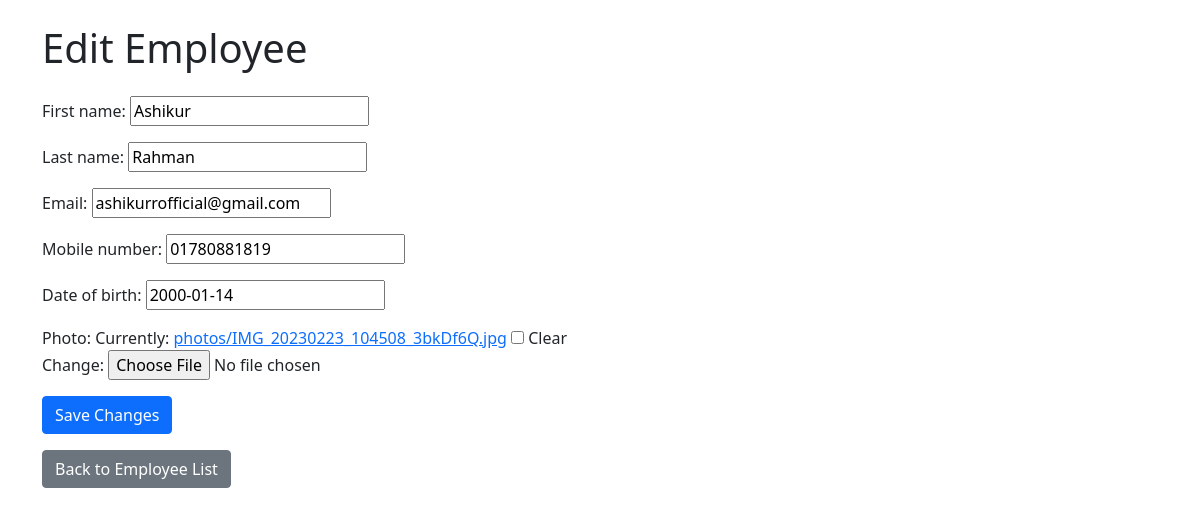
The app's page /edit_employee/14/ with its own data.
### emp_app/models.py (models this page shows, shortened)
class Employee(models.Model):
    first_name = models.CharField(max_length=100)
    last_name = models.CharField(max_length=100)
    email = models.EmailField(max_length=100, unique=True)
    mobile_number = models.CharField(max_length=15, unique=True)
    date_of_birth = models.DateField(null=True, blank=True)
    photo = models.ImageField(upload_to='photos/', null=True, blank=True)

### emp_app/views.py (the view)
# urls.py: path('edit_employee/<int:employee_id>/', edit_employee, name='edit_employee'),
def edit_employee(request, employee_id):
    employee = get_object_or_404(Employee, id=employee_id)
    if request.method == 'POST':
        form = EmployeeForm(request.POST, request.FILES, instance=employee)
        if form.is_valid():
            form.save()
            return redirect('employees')
    else:
        form = EmployeeForm(instance=employee)
    return render(request, 'edit_employee.html', {'form': form})

### emp_app/forms.py
class EmployeeForm(forms.ModelForm):
    class Meta:
        model = Employee
        fields = ['first_name', 'last_name', 'email', 'mobile_number', 'date_of_birth', 'photo']

### emp_app/templates/edit_employee.html (shortened to what this page needs)
{% load static %}
<!doctype html>
<html lang="en">
<head>
    <link href="https://cdn.jsdelivr.net/npm/bootstrap@5.0.2/dist/css/bootstrap.min.css" rel="stylesheet">
</head>
<body>
    <div class="container">
        <h1 class="my-4">Edit Employee</h1>
        <form method="post" enctype="multipart/form-data">
            {{ form.as_p }}
            <button type="submit" class="btn btn-primary">Save Changes</button>
        </form>
        <a href="{% url 'employees' %}" class="btn btn-secondary mt-3">Back to Employee List</a>
    </div>
</body>
</html>

### records on screen
Employee: first_name "Ashikur", last_name "Rahman", email "ashikurrofficial@gmail.com", mobile_number "01780881819", date_of_birth "2000-01-14"
